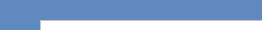
<?xml version="1.0" encoding="UTF-8"?>
<ui version="4.0">
 <class>InicioS</class>
 <widget class="QWidget" name="InicioS">
  <property name="geometry">
   <rect>
    <x>0</x>
    <y>0</y>
    <width>262</width>
    <height>30</height>
   </rect>
  </property>
  <property name="windowTitle">
   <string>Form</string>
  </property>
  <property name="styleSheet">
   <string notr="true">background-color: rgb(96, 137, 191);</string>
  </property>
  <widget class="QLabel" name="label_4">
   <property name="geometry">
    <rect>
     <x>30</x>
     <y>30</y>
     <width>49</width>
     <height>16</height>
    </rect>
   </property>
   <property name="text">
    <string/>
   </property>
  </widget>
  <widget class="QFrame" name="frame_4">
   <property name="geometry">
    <rect>
     <x>40</x>
     <y>20</y>
     <width>531</width>
     <height>431</height>
    </rect>
   </property>
   <property name="styleSheet">
    <string notr="true">background-color: rgb(255, 255, 255);</string>
   </property>
   <property name="frameShape">
    <enum>QFrame::StyledPanel</enum>
   </property>
   <property name="frameShadow">
    <enum>QFrame::Raised</enum>
   </property>
   <widget class="QComboBox" name="comboBox">
    <property name="geometry">
     <rect>
      <x>190</x>
      <y>190</y>
      <width>171</width>
      <height>22</height>
     </rect>
    </property>
    <property name="styleSheet">
     <string notr="true">background-color: rgb(255, 170, 127);</string>
    </property>
    <item>
     <property name="text">
      <string>Docente</string>
     </property>
    </item>
    <item>
     <property name="text">
      <string>Estudiante</string>
     </property>
    </item>
   </widget>
   <widget class="QTextEdit" name="textEdit">
    <property name="geometry">
     <rect>
      <x>190</x>
      <y>230</y>
      <width>251</width>
      <height>31</height>
     </rect>
    </property>
   </widget>
   <widget class="QTextEdit" name="textEdit_2">
    <property name="geometry">
     <rect>
      <x>190</x>
      <y>290</y>
      <width>251</width>
      <height>31</height>
     </rect>
    </property>
   </widget>
   <widget class="QPushButton" name="pushButton">
    <property name="geometry">
     <rect>
      <x>70</x>
      <y>360</y>
      <width>141</width>
      <height>41</height>
     </rect>
    </property>
    <property name="styleSheet">
     <string notr="true">font: 700 12pt &quot;Segoe UI&quot;;
background-color: rgb(217, 167, 74);</string>
    </property>
    <property name="text">
     <string>Ingresar</string>
    </property>
   </widget>
   <widget class="QPushButton" name="pushButton_2">
    <property name="geometry">
     <rect>
      <x>330</x>
      <y>360</y>
      <width>131</width>
      <height>41</height>
     </rect>
    </property>
    <property name="styleSheet">
     <string notr="true">font: 700 12pt &quot;Segoe UI&quot;;
background-color: rgb(217, 167, 74);</string>
    </property>
    <property name="text">
     <string>Cancelar</string>
    </property>
   </widget>
   <widget class="QLabel" name="label_2">
    <property name="geometry">
     <rect>
      <x>70</x>
      <y>230</y>
      <width>81</width>
      <height>20</height>
     </rect>
    </property>
    <property name="styleSheet">
     <string notr="true">font: 700 12pt &quot;Segoe UI&quot;;</string>
    </property>
    <property name="text">
     <string>Usuario:</string>
    </property>
   </widget>
   <widget class="QLabel" name="label_3">
    <property name="geometry">
     <rect>
      <x>70</x>
      <y>290</y>
      <width>101</width>
      <height>20</height>
     </rect>
    </property>
    <property name="styleSheet">
     <string notr="true">font: 700 12pt &quot;Segoe UI&quot;;</string>
    </property>
    <property name="text">
     <string>Contraseña:</string>
    </property>
   </widget>
   <widget class="QLabel" name="label">
    <property name="geometry">
     <rect>
      <x>170</x>
      <y>10</y>
      <width>261</width>
      <height>61</height>
     </rect>
    </property>
    <property name="styleSheet">
     <string notr="true">font: 700 16pt &quot;Segoe UI&quot;;
font: 700 26pt &quot;Segoe UI&quot;;
color: rgb(242, 144, 87);</string>
    </property>
    <property name="text">
     <string>Iniciar Sesión</string>
    </property>
   </widget>
   <widget class="QLabel" name="label_5">
    <property name="geometry">
     <rect>
      <x>100</x>
      <y>70</y>
      <width>341</width>
      <height>111</height>
     </rect>
    </property>
    <property name="styleSheet">
     <string notr="true">image: url(:/logo/logo2.png);</string>
    </property>
    <property name="text">
     <string/>
    </property>
   </widget>
  </widget>
 </widget>
 <resources>
  <include location="Imágenes/uvirtual.qrc"/>
 </resources>
 <connections/>
</ui>
